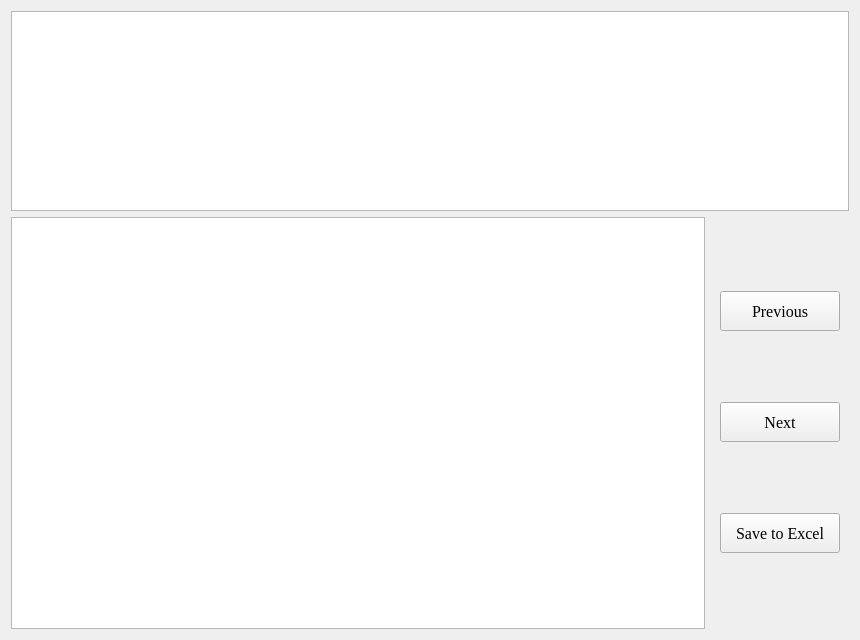
<?xml version="1.0" encoding="UTF-8"?>
<ui version="4.0">
 <class>Form</class>
 <widget class="QWidget" name="Form">
  <property name="geometry">
   <rect>
    <x>0</x>
    <y>0</y>
    <width>860</width>
    <height>640</height>
   </rect>
  </property>
  <property name="minimumSize">
   <size>
    <width>860</width>
    <height>640</height>
   </size>
  </property>
  <property name="maximumSize">
   <size>
    <width>860</width>
    <height>640</height>
   </size>
  </property>
  <property name="windowTitle">
   <string>Form</string>
  </property>
  <layout class="QVBoxLayout" name="verticalLayout">
   <item>
    <widget class="QTextBrowser" name="sequences">
     <property name="maximumSize">
      <size>
       <width>840</width>
       <height>200</height>
      </size>
     </property>
     <property name="font">
      <font>
       <family>Courier</family>
       <pointsize>12</pointsize>
      </font>
     </property>
    </widget>
   </item>
   <item>
    <layout class="QHBoxLayout" name="horizontalLayout">
     <item>
      <widget class="QTextBrowser" name="primers_set">
       <property name="font">
        <font>
         <family>Courier</family>
         <pointsize>12</pointsize>
        </font>
       </property>
      </widget>
     </item>
     <item>
      <widget class="QWidget" name="menu_buttons" native="true">
       <property name="font">
        <font>
         <family>Times New Roman</family>
         <pointsize>12</pointsize>
        </font>
       </property>
       <layout class="QVBoxLayout" name="verticalLayout_3">
        <item>
         <widget class="QPushButton" name="previous_set">
          <property name="minimumSize">
           <size>
            <width>120</width>
            <height>40</height>
           </size>
          </property>
          <property name="maximumSize">
           <size>
            <width>120</width>
            <height>40</height>
           </size>
          </property>
          <property name="font">
           <font>
            <family>Times New Roman</family>
            <pointsize>12</pointsize>
           </font>
          </property>
          <property name="text">
           <string>Previous</string>
          </property>
         </widget>
        </item>
        <item>
         <widget class="QPushButton" name="next_set">
          <property name="minimumSize">
           <size>
            <width>120</width>
            <height>40</height>
           </size>
          </property>
          <property name="maximumSize">
           <size>
            <width>120</width>
            <height>40</height>
           </size>
          </property>
          <property name="font">
           <font>
            <family>Times New Roman</family>
            <pointsize>12</pointsize>
           </font>
          </property>
          <property name="text">
           <string>Next</string>
          </property>
         </widget>
        </item>
        <item>
         <widget class="QPushButton" name="save_excel">
          <property name="minimumSize">
           <size>
            <width>120</width>
            <height>40</height>
           </size>
          </property>
          <property name="maximumSize">
           <size>
            <width>120</width>
            <height>40</height>
           </size>
          </property>
          <property name="font">
           <font>
            <family>Times New Roman</family>
            <pointsize>12</pointsize>
           </font>
          </property>
          <property name="text">
           <string>Save to Excel</string>
          </property>
         </widget>
        </item>
       </layout>
      </widget>
     </item>
    </layout>
   </item>
  </layout>
 </widget>
 <resources/>
 <connections/>
</ui>
